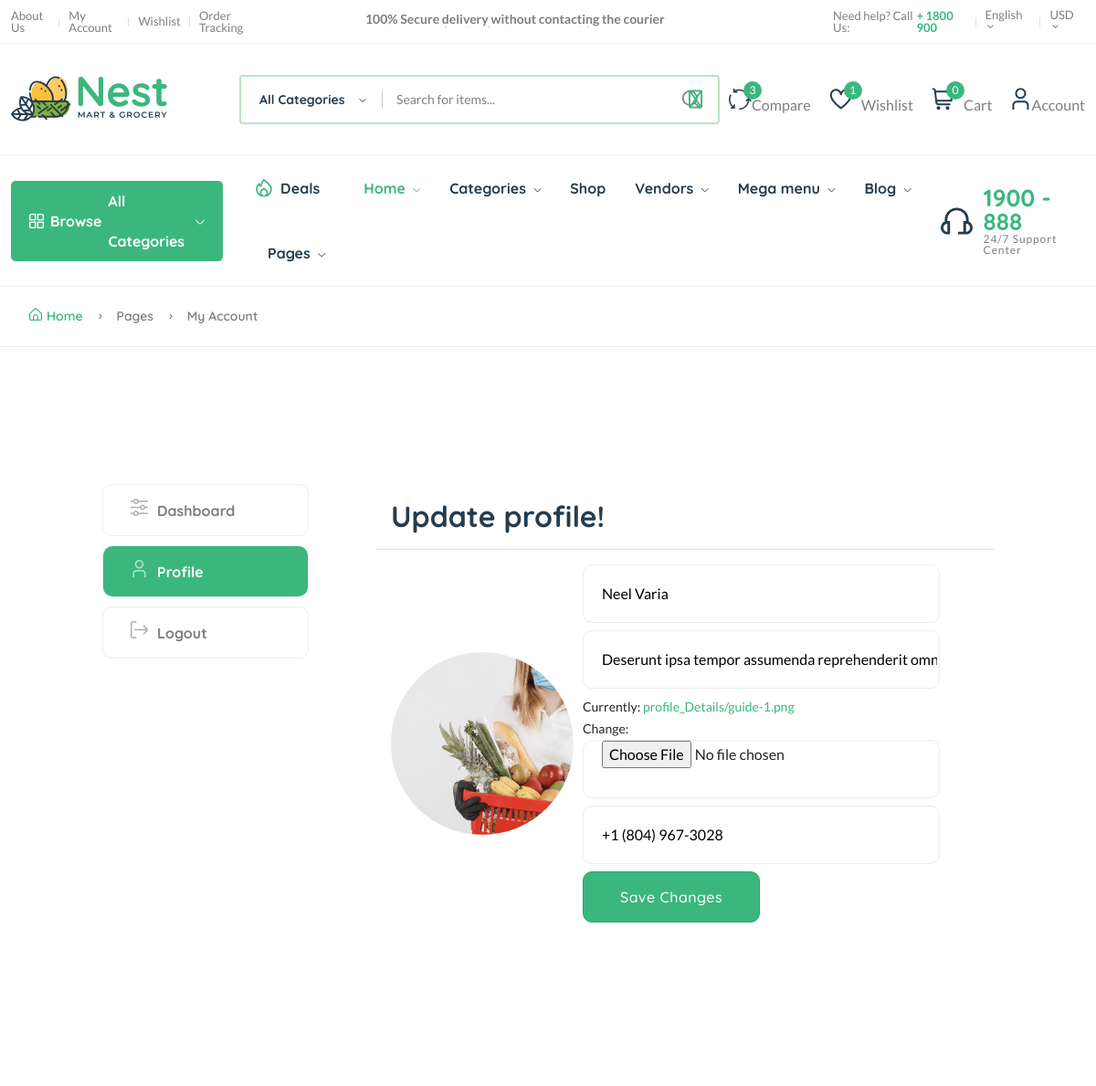
Before: /user/profile_update (signed in, upper part) with the older database file.
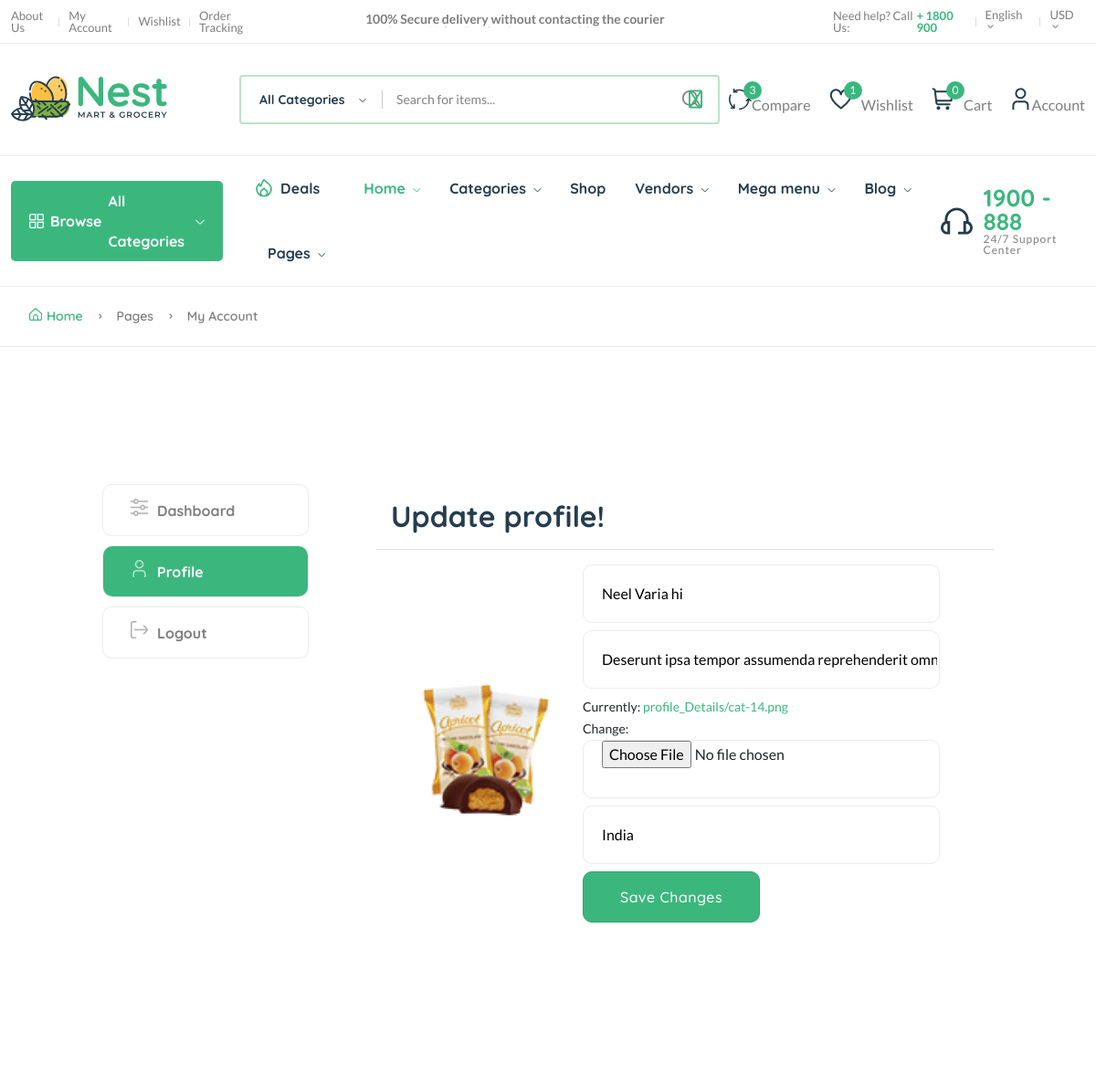
After: the same page with the newer database file.
### userauth/models.py (models this page shows, shortened)
class profile_details(models.Model):
    user = models.OneToOneField(User, on_delete=models.CASCADE)
    image = models.ImageField(upload_to='profile_Details')
    full_name = models.CharField(max_length=100, null=False, blank=False)
    bio = models.CharField(max_length=100)
    phone = models.CharField(max_length=25, null=True, blank=True)
    verified = models.BooleanField(default=False)
    address = models.CharField(max_length=100, null=True, blank=True)
    country = models.CharField(max_length=100, null=True, blank=True)
    class Meta:
        verbose_name = "Profile Details"
        verbose_name_plural = "Profile Details"

### userauth/views.py (the view)
# urls.py: path('profile_update',views.update_profile,name="profile_update"),
def update_profile(request):
    get_profile = profile_details.objects.get(user = request.user)
    if request.method == "POST":
        form = updateprofileForm(request.POST, request.FILES , instance=get_profile)
        if form.is_valid():
            profile_save = form.save(commit=False)
            profile_save.user = request.user
            profile_save.save()
            messages.success(request,f"Profile updated successfully!!")
            return redirect('ecommapp:customer-dashboard')
    else:
        form = updateprofileForm(instance=get_profile)
    context = {
        'form':form,
        'get_profile':get_profile
    }
    return render(request,'update_profile.html',context)

### userauth/forms.py
class updateprofileForm(forms.ModelForm):
    full_name = forms.CharField(widget=forms.TextInput(attrs={'placeholder': 'Full Name'}))
    bio = forms.CharField(widget=forms.TextInput(attrs={'placeholder': 'Bio'}))
    phone = forms.CharField(widget=forms.TextInput(attrs={'placeholder': 'Phone Number'}))
    class Meta:
        model = profile_details
        fields = ['full_name','image','bio', 'phone']

### ecommapp/context_processor.py (called while the page is built)
def defaults(request):
    categories = Category.objects.all()
    vendors = Vendor.objects.all()
    min_max_price = Product.objects.aggregate(Min('price'),Max('price'))
    try:
        address = Address.objects.get(user=request.user)
    except:
        address = None
    try:
        whislist_count = whislist.objects.filter(user = request.user)
    except:
        messages.info(request,'You need login first to accessing to wishlist')
        whislist_count = 0
    return{
        'categories':categories,
        'add':address,
        'vendors':vendors,
        'min_max_price':min_max_price,
        'whislist_count':whislist_count
    }

### templates/update_profile.html (shortened to what the changed rows need)
{% load static %}
{% include "nav.html" %}
    <main class="main pages">
        <div class="page-content pt-150 pb-150">
            <div class="container">
                <div class="row">
                    <div class="col-lg-10 m-auto">
                        <div class="row">
                            <div class="col-md-9">
                                <div class="tab-content account dashboard-content pl-50">
                                    <div class="tab-pane fade active show" id="profile" role="tabpanel" aria-labelledby="profile-tab">
                                        <div class="card">
                                            <div class="card-body mb-2" style="display: flex; align-items: center; gap: 10px;">
                                                <div>
                                                    {% if get_profile.image %}
                                                    <span><img src="{{get_profile.image.url}}" style="width: 200px; height: 200px; object-fit: cover; border: 0px solid; border-radius:100px ;"></span>
                                                    {% endif %}
                                                </div>
                                                <div>
                                                    <form action="" method="POST" enctype="multipart/form-data">
                                                        <div class="mb-2">
                                                            {{form.full_name}}
                                                        </div>
                                                        <div class="mb-2">
                                                            {{form.bio}}
                                                        </div>
                                                        <div class="mb-2">
                                                            {{form.image}}
                                                        </div>
                                                        <div class="mb-2">
                                                            {{form.phone}}
                                                        </div>
                                                        <div class="mb-2">
                                                            <button class="btn btn-success" type="submit">Save Changes</button>
                                                        </div>
                                                    </form>
                                                </div>
                                            </div>
                                        </div>
                                    </div>
                                </div>
                            </div>
                        </div>
                    </div>
                </div>
            </div>
        </div>
    </main>

Changed rows visible on the page:
changed profile_details "Deserunt ipsa tempor assumenda reprehenderit omnis et": image: a different picture; full_name "Neel Varia" → "Neel Varia hi"; phone "+1 (804) 967-3028" → "India"
Other visible differences:
text no longer shown: "Currently: profile_Details/guide-1.png Change:"
text now shown: "Currently: profile_Details/cat-14.png Change:"
